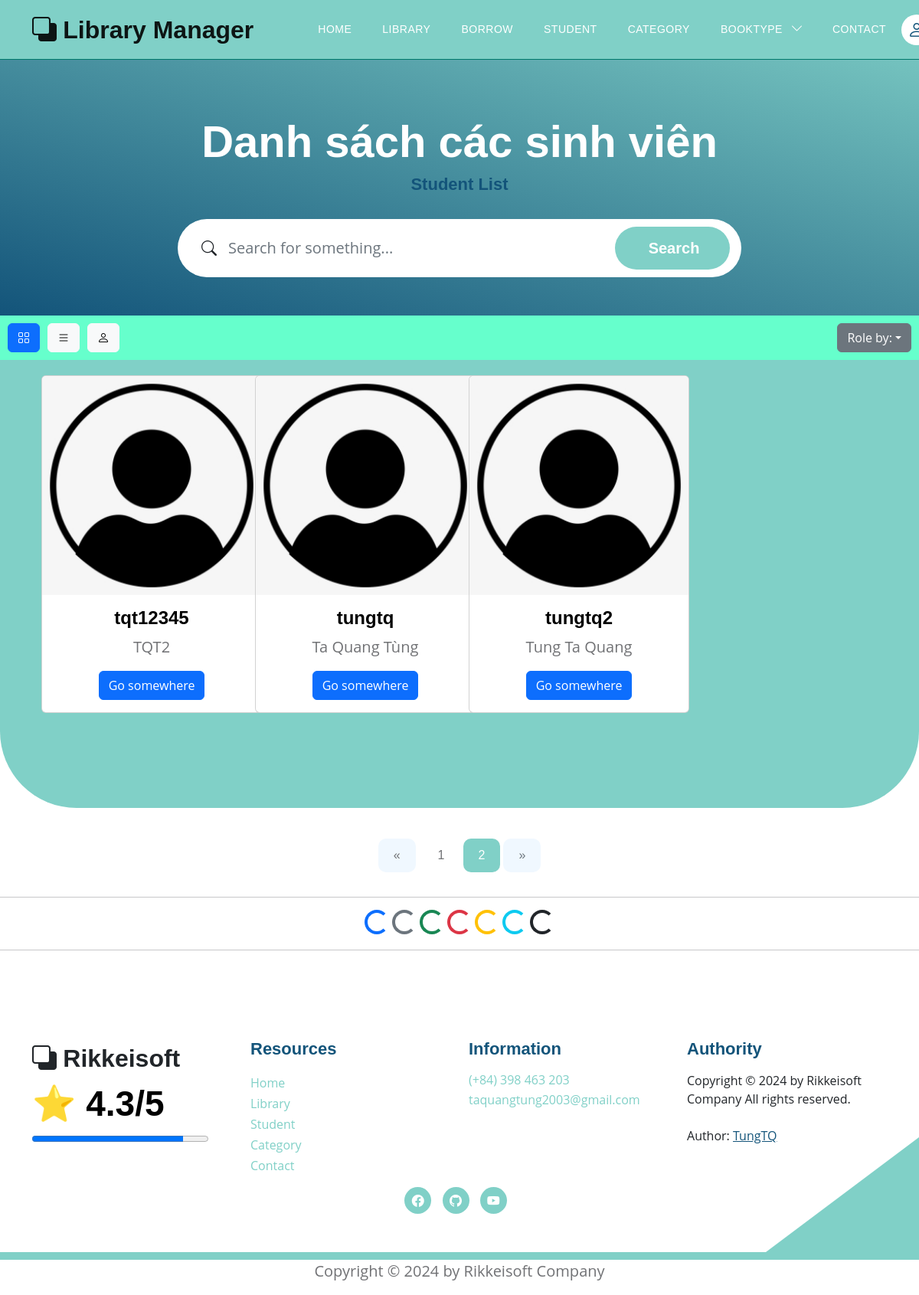
Page /users?view=0&page=2 on the earlier database version.
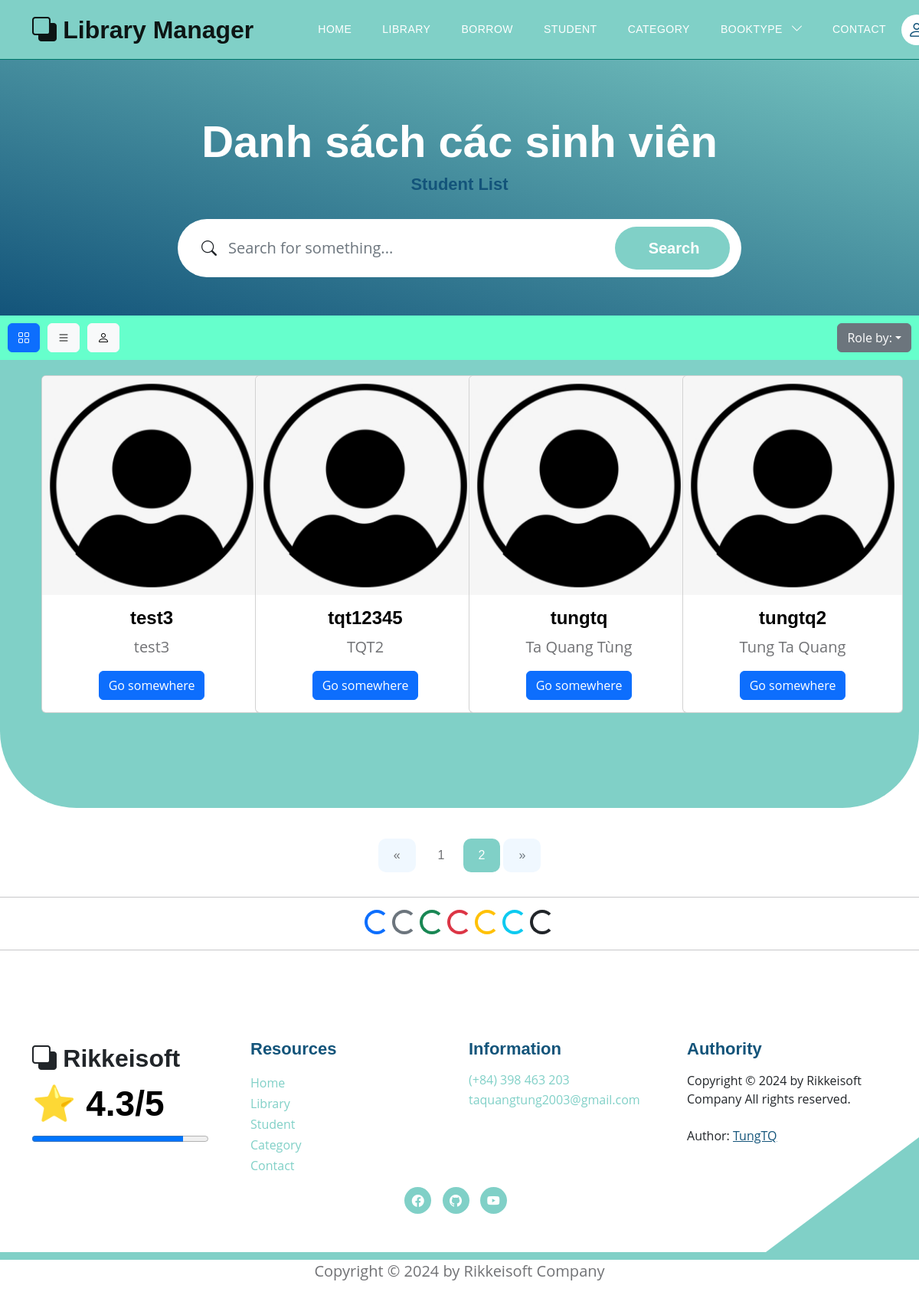
Same page on the later database version.
### models.py (models this page shows)
class User(Base):
    __tablename__ = 'users'
    username = Column(String(30), primary_key=True, unique=True, index=True)
    fullname = Column(String(100), index=True)
    email = Column(String(100), index=True)
    password = Column(String(100), index=True)
    role = Column(Integer, index=True)
    delete_flag = Column(Integer, index=True)
    avatar = Column(String(500), index=True, nullable=True)     # Trường thông tin avatar
    books = relationship("Book", back_populates="user")
    comments = relationship("CommentBook", back_populates="usercomment")
    join_requests = relationship('JoinAdmin', back_populates='user')

### routers/student.py (the view)
@router.get('/users', response_class=HTMLResponse)
async def get_all_users(request: Request, view: int, page: int = Query(1, gt=0), page_size: int = Query(8, gt=0), page_size2: int = Query(10, gt=0), db: Session = Depends(models.get_db)):
    mean_star = function.get_mean_star(db)
    all_category2 = db.query(models.Category).filter(models.Category.delete_flag != 1).all()
    if view == 0:
        offset = (page - 1) * page_size
        all_users = db.query(models.User).filter(models.User.delete_flag == 0).order_by(models.User.username).offset(offset).limit(page_size).all()
        total_users = db.query(models.User).filter(models.User.delete_flag == 0).count()
        total_pages = (total_users + page_size - 1) // page_size    # Tinh tổng số trang sẽ có
        return templates.TemplateResponse("students/student_list.html", {
            "request": request,
            "all_users": all_users,
            "mean_star": mean_star,
            "page": page,
            "total_users": total_users,
            "total_pages": total_pages,
            "all_category2": all_category2})
    else:
        offset = (page - 1) * page_size2
        all_users = db.query(models.User).filter(models.User.delete_flag == 0).order_by(models.User.username).offset(offset).limit(page_size2).all()
        total_users = db.query(models.User).filter(models.User.delete_flag == 0).count()
        total_pages = (total_users + page_size2 - 1) // page_size2    # Tinh tổng số trang sẽ có
        return templates.TemplateResponse("students/student_doc.html", {
            "request": request,
            "all_users": all_users,
            "mean_star": mean_star,
            "page": page,
            "total_users": total_users,
            "total_pages": total_pages,
            "all_category2": all_category2})

### templates/students/student_list.html (shortened to what this page needs)
{% extends "base.html" %}
{% block content %}
<section class="hero-section d-flex justify-content-center align-items-center" id="section_1"
    style="padding-bottom: 50px;">
    <div class="container">
        <div class="row">
            <div class="col-lg-8 col-12 mx-auto">
                <h1 class="text-white text-center"> Danh sách các sinh viên </h1>
                <h6 class="text-center"> Student List </h6>
                <form action="/users/search_students?view=0" method="get" class="custom-form mt-4 pt-2 mb-lg-0 mb-5"
                    role="search">
                    <div class="input-group input-group-lg">
                        <span class="input-group-text bi-search" id="basic-addon1">
                        </span>
                        <input name="searching" type="search" class="form-control" id="searching"
                            placeholder="Search for something..." aria-label="Search">
                        <button type="submit" class="form-control">Search</button>
                    </div>
                </form>
            </div>
        </div>
    </div>
</section>
<div style="background-color: #66FFCC; display: flex; justify-content: space-between; align-items: center; padding: 10px;">
    <div class="button-container" style="display: flex;">
        <button class="btn btn-primary button" style="margin-right: 10px;">
            <a href="/users?view=0" style="color: inherit; text-decoration: none;">
                <i class="bi bi-grid"></i>
            </a>
        </button>
        <button class="btn btn-light button" style="margin-right: 10px;">
            <a href="/users?view=1" style="color: inherit; text-decoration: none;">
                <i class="bi bi-list"></i>
            </a>
        </button>
        <button class="btn btn-light button">
            <a href="/authority/requirements" style="color: inherit; text-decoration: none;">
                <i class="bi bi-person"></i>
            </a>
        </button>
    </div>
    <div class="dropdown" style="text-align: right;">
        <button class="btn btn-secondary dropdown-toggle" type="button" data-bs-toggle="dropdown" aria-expanded="false">Role by:</button>
    </div>
</div>
<section class="featured-section" style="padding-top: 10px">
    <div class="container">
        <div class="container text-center bg-body-secondary">
            <div style="padding-top: 110px;">
                <div class="row">
                    {% for student in all_users %}
                    <div class="col-md-6 col-lg-4 col-xl-3 mb-4">
                        <div class="card" style="width: 18rem;">
                            {% if student.avatar %}
                                <img src="/static/media/{{student.avatar}}" class="card-img-top"
                                alt="https://placehold.co/200x150"
                                style="object-fit: cover; width:287px; height: 287px;
                                    transition: transform 0.3s ease-in-out, filter 0.3s ease-in-out;"
                                onmouseover="this.style.transform='scale(1.1)'; this.style.filter='brightness(80%)';"
                                onmouseout="this.style.transform='scale(1)'; this.style.filter='brightness(100%)';">
                            {% else %}
                                <img src="/static/images/default_avatar.png" class="card-img-top"
                                alt="https://placehold.co/200x150"
                                style="transition: transform 0.3s ease-in-out, filter 0.3s ease-in-out;"
                                onmouseover="this.style.transform='scale(1.1)'; this.style.filter='brightness(80%)';"
                                onmouseout="this.style.transform='scale(1)'; this.style.filter='brightness(100%)';">
                            {% endif %}
                            <div class="card-body">
                                <h5 class="card-title"> {{student.username}} </h5>
                                <p class="card-text"> {{student.fullname}} </p>
                                {% if request.cookies.get('token') %}
                                <div class="btn-group mt-auto" role="group" aria-label="Button Click">
                                    <a href="users/detail_student?username_choice={{student.username}}" class="btn btn-primary"> Show Infor </a>
                                    <a href="users/get_admin?finded_username={{student.username}}" class="btn btn-warning"> Change Rule </a>
                                </div>
                                {% else %}
                                <a href="users/detail_student?username_choice={{student.username}}" class="btn btn-primary">Go somewhere</a>
                                {% endif %}
                            </div>
                        </div>
                    </div>
                    {% endfor %}
                </div>
            </div>
        </div>
    </div>
</section>
<div style="text-align: center;">
    <nav aria-label="Page navigation example" style="display: inline-block;">
        <ul class="pagination">
            <li class="page-item {% if page == 1 %}disabled{% endif %}">
                <a class="page-link" href="/users?view=0&page={{ page - 1 }}" aria-label="Previous">
                    <span aria-hidden="true">&laquo;</span>
                </a>
            </li>
            {% for num in range(1, total_pages + 1) %}
            <li class="page-item {% if num == page %}active{% endif %}">
                <a class="page-link" href="/users?view=0&page={{ num }}">{{ num }}</a>
            </li>
            {% endfor %}
            <li class="page-item {% if page == total_pages %}disabled{% endif %}">
                <a class="page-link" href="/users?view=0&page={{ page + 1 }}" aria-label="Next">
                    <span aria-hidden="true">&raquo;</span>
                </a>
            </li>
        </ul>
    </nav>
</div>
<hr>
<div style="text-align: center;">
    <div class="spinner-border text-primary" role="status">
    </div>
    <div class="spinner-border text-secondary" role="status">
    </div>
    <div class="spinner-border text-success" role="status">
    </div>
    <div class="spinner-border text-danger" role="status">
    </div>
    <div class="spinner-border text-warning" role="status">
    </div>
    <div class="spinner-border text-info" role="status">
    </div>
    <div class="spinner-border text-dark" role="status">
    </div>
</div>
<hr>
{% endblock content %}

### templates/base.html (shortened to what this page needs)
<!DOCTYPE html>
<html lang="en">
<head>
    <link href="/static/css/bootstrap.min.css" rel="stylesheet">
    <link href="/static/css/bootstrap-icons.css" rel="stylesheet">
    <link href="/static/css/templatemo-topic-listing.css" rel="stylesheet">
</head>
<body id="top">
    <main>
        <div id="sticky-wrapper" class="sticky-wrapper" style="height: 78px;">
            <nav class="navbar navbar-expand-lg bg-body-tertiary fixed-top" style="background-color: #80d0c7; border-bottom: 1px solid #00796b;">
                <div class="container">
                    <a class="navbar-brand" href="/">
                        <i class="bi-back"></i>
                        <span> Library Manager </span>
                    </a>
                    <div class="collapse navbar-collapse" id="navbarNav">
                        <ul class="navbar-nav ms-lg-5 me-lg-auto">
                            <li class="nav-item">
                                <a class="nav-link click-scroll" href="/"> Home </a>
                            </li>
                            <li class="nav-item">
                                <a class="nav-link click-scroll" href="/books?bookview=0"> Library </a>
                            </li>
                            <li class="nav-item">
                                <a class="nav-link click-scroll" href="/books/all_borrowed_book"> Borrow </a>
                            </li>
                            <li class="nav-item">
                                <a class="nav-link click-scroll" href="/users?view=0"> Student </a>
                            </li>
                            <li class="nav-item">
                                <a class="nav-link click-scroll" href="/category_books"> Category </a>
                            </li>
                            <li class="nav-item dropdown">
                                <a class="nav-link dropdown-toggle" id="navbarDropdownMenuLink" role="button" data-toggle="dropdown" aria-haspopup="true" aria-expanded="false">
                                  BookType
                                </a>
                            </li>
                            <li class="nav-item">
                                <a class="nav-link click-scroll" href="/contact"> Contact </a>
                            </li>
                        </ul>
                        <div class="d-none d-lg-block">
                            {% if request.cookies.get('token') %}
                            <div class="dropdown">
                                <button class="btn btn-secondary dropdown-toggle" type="button"
                                    data-bs-toggle="dropdown" aria-expanded="false">
                                    <a href="/profile" class="navbar-icon bi-person smoothscroll"> </a> {{request.cookies.get('username')}}
                                </button>
                                <ul class="dropdown-menu">
                                    <li> <a href="/profile" class="navbar-icon bi-person smoothscroll"> </a> {{ request.cookies.get('username') }}</li>
                                    <li><a class="dropdown-item" href="/logout"> Logout </a></li>
                                </ul>
                            </div>
                            {% else %}
                            <a href="/login" class="navbar-icon bi-person smoothscroll"></a>
                            {% endif %}
                        </div>
                    </div>
                </div>
            </nav>
        </div>
    </main>
    {% block content %}{% endblock content %}
</body>
<footer class="site-footer section-padding">
    <div class="container">
        <div class="row">
            <div class="col-lg-3 col-12 mb-4 pb-2">
                <a class="navbar-brand mb-2" href="/">
                    <i class="bi-back"></i>
                    <span> Rikkeisoft </span>
                </a>
                <h2>⭐ {{mean_star}}/5 </h2>
                <progress max="100" value="{{ mean_star*20 }}" style="width: 230px;"></progress>
            </div>
            <div class="col-lg-3 col-md-4 col-6">
                <h6 class="site-footer-title mb-3">Resources</h6>
                <ul class="site-footer-links">
                    <li class="site-footer-link-item">
                        <a href="/" class="site-footer-link"> Home </a>
                    </li>
                    <li class="site-footer-link-item">
                        <a href="/books?bookview=0" class="site-footer-link"> Library </a>
                    </li>
                    <li class="site-footer-link-item">
                        <a href="/users?view=0" class="site-footer-link"> Student </a>
                    </li>
                    <li class="site-footer-link-item">
                        <a href="/category_books" class="site-footer-link"> Category </a>
                    </li>
                    <li class="site-footer-link-item">
                        <a href="/contact" class="site-footer-link"> Contact </a>
                    </li>
                </ul>
            </div>
            <div class="col-lg-3 col-md-4 col-6 mb-4 mb-lg-0">
                <h6 class="site-footer-title mb-3"> Information </h6>
                <p class="text-white d-flex mb-1">
                    <a href="tel: 0398463203" class="site-footer-link">
                        (+84) 398 463 203
                    </a>
                </p>
                <p class="text-white d-flex">
                    <a href="mailto:taquangtung2003@gmail.com" class="site-footer-link">
                        taquangtung2003@gmail.com
                    </a>
                </p>
            </div>
            <div class="col-lg-3 col-md-4 col-12 mt-4 mt-lg-0 ms-auto">
                <h6 class="site-footer-title mb-3"> Authority </h6>
                Copyright © 2024 by Rikkeisoft Company All rights reserved.
                <br><br> Author: <a rel="nofollow" href="#" target="_blank"> <u> TungTQ </u>
                </a>
            </div>
        </div>
    </div>
    <div style="text-align: center;">
        <ul class="social-icon">
            <li class="social-icon-item">
                <a href="https://www.facebook.com/pisceskibo" class="social-icon-link bi-facebook" target="_blank"></a>
            </li>
            <li class="social-icon-item">
                <a href="https://github.com/pisceskibo" class="social-icon-link bi-github" target="_blank"></a>
            </li>
            <li class="social-icon-item">
                <a href="https://www.youtube.com/@TUNG_TAQUANGN01_14" class="social-icon-link bi-youtube" target="_blank"></a>
            </li>
        </ul>
    </div>
</footer>
<p style="text-align: center;"> Copyright © 2024 by Rikkeisoft Company </p>
</html>

Differences in the rows shown:
added User: username "test3", fullname "test3"
